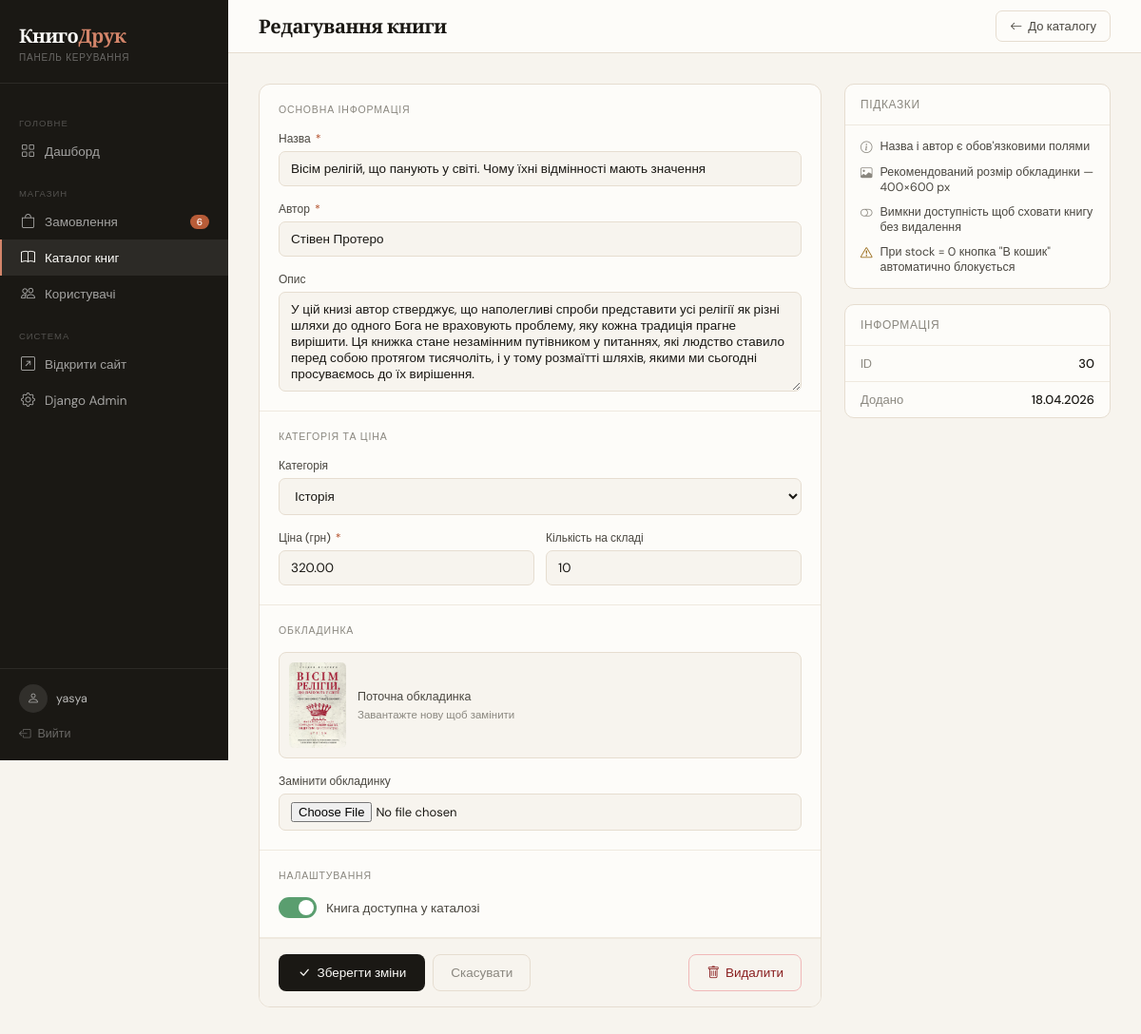
The page /admin-panel/books/30/edit/ (signed in) on the database its author committed.
### catalog/models.py (models this page shows, shortened)
class Book(models.Model):
    category = models.ForeignKey(
        Category, on_delete=models.SET_NULL,
        null=True, blank=True,
        related_name='books',
        verbose_name='Категорія'
    )
    title = models.CharField(max_length=300, verbose_name='Назва')
    author = models.CharField(max_length=200, verbose_name='Автор')
    description = models.TextField(blank=True, verbose_name='Опис')
    price = models.DecimalField(max_digits=8, decimal_places=2, verbose_name='Ціна')
    stock = models.PositiveIntegerField(default=0, verbose_name='Кількість на складі')
    cover = models.ImageField(upload_to='covers/', blank=True, null=True, verbose_name='Обкладинка')
    is_available = models.BooleanField(default=True, verbose_name='Доступна')
    created_at = models.DateTimeField(auto_now_add=True)
    class Meta:
        verbose_name = 'Книга'
        verbose_name_plural = 'Книги'

class Category(models.Model):
    name = models.CharField(max_length=200, verbose_name='Назва')
    slug = models.SlugField(unique=True, verbose_name='URL')
    description = models.TextField(blank=True, verbose_name='Опис')
    class Meta:
        verbose_name = 'Категорія'
        verbose_name_plural = 'Категорії'

### catalog/views.py (the view, shortened to what this page needs)
# urls.py: path('admin-panel/books/<int:pk>/edit/', views.admin_book_edit, name='admin_book_edit'),
@staff_member_required(login_url='login')
def admin_book_edit(request, pk):
    book = get_object_or_404(Book, pk=pk)
    categories = Category.objects.all()
    return render(request, 'catalog/admin/book_form.html', {'categories': categories, 'book': book})

### catalog/context_processors.py (called while the page is built)
def admin_stats(request):
    if request.user.is_authenticated and request.user.is_staff:
        return {'orders_new_count': Order.objects.filter(status='new').count()}
    return {}

### templates/catalog/admin/book_form.html (shortened to what this page needs)
{% extends 'catalog/admin/base_admin.html' %}
{% block topbar_title %}{% if book %}Редагування книги{% else %}Нова книга{% endif %}{% endblock %}
{% block topbar_actions %}
<a href="{% url 'admin_books' %}" class="topbar-btn topbar-btn-outline">
    <i class="bi bi-arrow-left"></i> До каталогу
</a>
{% endblock %}
{% block content %}
<div style="display: grid; grid-template-columns: 1fr 280px; gap: 1.5rem; align-items: start;">
    <form method="post" enctype="multipart/form-data">
        <div class="form-card">
            <div class="form-section">
                <p class="form-section-label">Основна інформація</p>
                <div class="field">
                    <label>Назва <span class="req">*</span></label>
                    <input type="text" name="title"
                           value="{{ book.title|default:'' }}"
                           placeholder="Введіть назву книги" required>
                </div>
                <div class="field">
                    <label>Автор <span class="req">*</span></label>
                    <input type="text" name="author"
                           value="{{ book.author|default:'' }}"
                           placeholder="Прізвище Ім'я" required>
                </div>
                <div class="field">
                    <label>Опис</label>
                    <textarea name="description"
                              rows="5"
                              placeholder="Короткий опис книги...">{{ book.description|default:'' }}</textarea>
                </div>
            </div>
            <div class="form-section">
                <p class="form-section-label">Категорія та ціна</p>
                <div class="field">
                    <label>Категорія</label>
                    <select name="category">
                        {% for cat in categories %}
                        <option value="{{ cat.pk }}"
                            {% if book and book.category_id == cat.pk %}selected{% endif %}>
                            {{ cat.name }}
                        </option>
                        {% endfor %}
                    </select>
                </div>
                <div class="fields-row">
                    <div class="field">
                        <label>Ціна (грн) <span class="req">*</span></label>
                        <input type="number" name="price" step="0.01" min="0"
                               value="{{ book.price|default:'' }}"
                               placeholder="0.00" required>
                    </div>
                    <div class="field">
                        <label>Кількість на складі</label>
                        <input type="number" name="stock" min="0"
                               value="{{ book.stock|default:'0' }}"
                               placeholder="0">
                    </div>
                </div>
            </div>
            <div class="form-section">
                <p class="form-section-label">Обкладинка</p>
                {% if book and book.cover %}
                <div style="display: flex; align-items: center; gap: 12px; padding: 10px; background: var(--cream); border-radius: 8px; border: 1px solid var(--cream-3);">
                    <div style="width: 60px; aspect-ratio: 2/3; border-radius: 5px; overflow: hidden; flex-shrink: 0;">
                        <img src="{{ book.cover.url }}" style="width:100%; height:100%; object-fit:cover;">
                    </div>
                    <div>
                        <div style="font-size: 12.5px; color: var(--ink-2); margin-bottom: 4px;">Поточна обкладинка</div>
                        <div style="font-size: 11.5px; color: var(--ink-3);">Завантажте нову щоб замінити</div>
                    </div>
                </div>
                {% endif %}
                <div class="field">
                    <label>{% if book and book.cover %}Замінити обкладинку{% else %}Завантажити обкладинку{% endif %}</label>
                    <input type="file" name="cover" accept="image/*"
                           style="background: var(--cream); padding: 8px 12px; font-size: 13px;">
                </div>
            </div>
            <div class="form-section">
                <p class="form-section-label">Налаштування</p>
                <div class="toggle-wrap">
                    <label class="toggle">
                        <span class="toggle-slider"></span>
                    </label>
                    <span class="toggle-label">Книга доступна у каталозі</span>
                </div>
            </div>
            <div class="form-actions">
                <button type="submit" class="btn-save">
                    <i class="bi bi-check-lg"></i>
                    {% if book %}Зберегти зміни{% else %}Додати книгу{% endif %}
                </button>
                <a href="{% url 'admin_books' %}" class="btn-cancel">Скасувати</a>
                {% if book %}
                <button type="button" class="btn-cancel"
                        style="margin-left: auto; border-color: #f0b8b8; color: #8a2020;"
                        onclick="openDeleteModal({{ book.pk }}, '{{ book.title|escapejs }}')">
                    <i class="bi bi-trash"></i> Видалити
                </button>
                {% endif %}
            </div>
        </div>
    </form>
    <div style="display: flex; flex-direction: column; gap: 1rem; position: sticky; top: 72px;">
        <div class="detail-card" style="background: var(--white); border: 1px solid var(--cream-3); border-radius: 10px; overflow: hidden;">
            <div style="padding: 13px 16px; border-bottom: 1px solid var(--cream-2); font-size: 12px; font-weight: 500; letter-spacing: 0.05em; text-transform: uppercase; color: var(--ink-3);">
                Підказки
            </div>
            <div style="padding: 14px 16px; display: flex; flex-direction: column; gap: 10px;">
                <div style="display: flex; gap: 8px; font-size: 12.5px; color: var(--ink-2);">
                    <i class="bi bi-info-circle" style="color: var(--ink-3); margin-top: 1px; flex-shrink: 0;"></i>
                    Назва і автор є обов'язковими полями
                </div>
                <div style="display: flex; gap: 8px; font-size: 12.5px; color: var(--ink-2);">
                    <i class="bi bi-image" style="color: var(--ink-3); margin-top: 1px; flex-shrink: 0;"></i>
                    Рекомендований розмір обкладинки — 400×600 px
                </div>
                <div style="display: flex; gap: 8px; font-size: 12.5px; color: var(--ink-2);">
                    <i class="bi bi-toggle-off" style="color: var(--ink-3); margin-top: 1px; flex-shrink: 0;"></i>
                    Вимкни доступність щоб сховати книгу без видалення
                </div>
                <div style="display: flex; gap: 8px; font-size: 12.5px; color: var(--ink-2);">
                    <i class="bi bi-exclamation-triangle" style="color: #92610a; margin-top: 1px; flex-shrink: 0;"></i>
                    При stock = 0 кнопка "В кошик" автоматично блокується
                </div>
            </div>
        </div>
        {% if book %}
        <div style="background: var(--white); border: 1px solid var(--cream-3); border-radius: 10px; overflow: hidden;">
            <div style="padding: 13px 16px; border-bottom: 1px solid var(--cream-2); font-size: 12px; font-weight: 500; letter-spacing: 0.05em; text-transform: uppercase; color: var(--ink-3);">
                Інформація
            </div>
            <div style="padding: 0;">
                <div style="display: flex; justify-content: space-between; padding: 10px 16px; border-bottom: 1px solid var(--cream-2); font-size: 13px;">
                    <span style="color: var(--ink-3);">ID</span>
                    <span style="font-weight: 500;">{{ book.pk }}</span>
                </div>
                <div style="display: flex; justify-content: space-between; padding: 10px 16px; font-size: 13px;">
                    <span style="color: var(--ink-3);">Додано</span>
                    <span style="font-weight: 500;">{{ book.created_at|date:"d.m.Y" }}</span>
                </div>
            </div>
        </div>
        {% endif %}
    </div>
</div>
{% endblock %}

### templates/catalog/admin/base_admin.html (shortened to what this page needs)
<!DOCTYPE html>
<html lang="uk">
<head>
    <link href="https://cdn.jsdelivr.net/npm/bootstrap-icons@1.10.5/font/bootstrap-icons.css" rel="stylesheet">
</head>
<body>
<aside class="sidebar">
    <div class="sidebar-brand">
        <a href="{% url 'admin_dashboard' %}" class="sidebar-brand-name">Книго<span>Друк</span></a>
        <div class="sidebar-brand-sub">Панель керування</div>
    </div>
    <nav class="sidebar-nav">
        <div class="sidebar-section">Головне</div>
        <a href="{% url 'admin_dashboard' %}"
           class="sidebar-link {% if request.resolver_match.url_name == 'admin_dashboard' %}active{% endif %}">
            <i class="bi bi-grid"></i> Дашборд
        </a>
        <div class="sidebar-section">Магазин</div>
        <a href="{% url 'admin_orders' %}"
           class="sidebar-link {% if 'admin_order' in request.resolver_match.url_name %}active{% endif %}">
            <i class="bi bi-bag"></i> Замовлення
            {% if orders_new_count %}
                <span class="sidebar-badge">{{ orders_new_count }}</span>
            {% endif %}
        </a>
        <a href="{% url 'admin_books' %}"
           class="sidebar-link {% if 'admin_book' in request.resolver_match.url_name %}active{% endif %}">
            <i class="bi bi-book"></i> Каталог книг
        </a>
        <a href="{% url 'admin_users' %}"
           class="sidebar-link {% if request.resolver_match.url_name == 'admin_users' %}active{% endif %}">
            <i class="bi bi-people"></i> Користувачі
        </a>
        <div class="sidebar-section">Система</div>
        <a href="{% url 'catalog' %}" class="sidebar-link" target="_blank">
            <i class="bi bi-arrow-up-right-square"></i> Відкрити сайт
        </a>
        <a href="/admin/" class="sidebar-link" target="_blank">
            <i class="bi bi-gear"></i> Django Admin
        </a>
    </nav>
    <div class="sidebar-footer">
        <div class="sidebar-user">
            <div class="sidebar-avatar"><i class="bi bi-person"></i></div>
            <span class="sidebar-username">{{ request.user.username }}</span>
        </div>
        <form method="post" action="{% url 'logout' %}">
            <button type="submit" class="sidebar-exit">
                <i class="bi bi-box-arrow-left"></i> Вийти
            </button>
        </form>
    </div>
</aside>
<div class="main">
    <div class="topbar">
        <span class="topbar-title">{% block topbar_title %}{% endblock %}</span>
        <div class="topbar-actions">{% block topbar_actions %}{% endblock %}</div>
    </div>
    <div class="content">
        {% block content %}{% endblock %}
    </div>
</div>
</body>
</html>

### rows shown on the page
Book: title "Вісім релігій, що панують у світі. Чому їхні відмінності мають значення", author "Стівен Протеро", description "У цій книзі автор стверджує, що наполегливі спроби представити усі релігії як різні шляхи до одного Бога не враховують проблему, яку кожна традиція прагне вирішити. Ця книжка стане незамінним путівником у питаннях, які людство ставило перед собою протягом тисячоліть, і у тому розмаїтті шляхів, якими ми сьогодні просуваємось до їх вирішення.", category "Історія", price "320.00", stock "10", cover (picture), pk "30", created_at "18.04.2026"

### other values the page prints
{{ orders_new_count }} "6"
{{ request.user.username }} "yasya"
